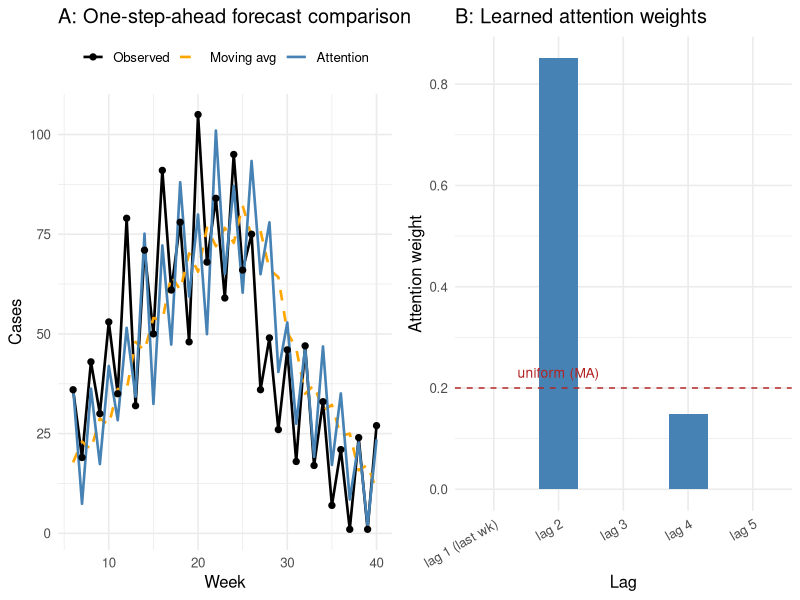

This chart was generated by the following R code:
## ---- chunk 1
#| label: attn-data

set.seed(42)

n     <- 40
t_seq <- 1:n

# Slow-moving epidemic envelope (peaks at week 20)
envelope <- 70 * exp(-((t_seq - 20)^2) / 80) + 15

# 2-week alternating cycle: high/low weeks (reporting rhythm or incubation echo)
biweekly <- 15 * cos(pi * t_seq)   # +15 on odd weeks, -15 on even weeks

# Small AR(1) noise
noise <- numeric(n)
noise[1] <- rnorm(1, 0, 7)
for (t in 2:n) noise[t] <- 0.20 * noise[t - 1] + rnorm(1, 0, 7)

cases <- pmax(1, round(envelope + biweekly + noise))

k <- 5   # look-back window

# Sliding-window dataset: col 1 = lag 1 (most recent), col k = lag k (oldest)
n_pred <- length(cases) - k
X_mat  <- do.call(rbind, lapply(
  (k + 1):length(cases),
  function(i) rev(cases[(i - k):(i - 1)])
))
y_vec  <- cases[(k + 1):length(cases)]

cat("Forecasting steps:", n_pred, "\n")
cat("Observed range:   ", min(cases), "–", max(cases), "cases/week\n")
## ---- chunk 2
#| label: attn-train

softmax <- function(alpha) {
  e <- exp(alpha - max(alpha))   # numerically stable
  e / sum(e)
}

# Loss: MSE between attention-weighted prediction and true next-week cases
loss_fn <- function(alpha) {
  w    <- softmax(alpha)
  pred <- as.vector(X_mat %*% w)
  mean((pred - y_vec)^2)
}

# Numerical gradient (central differences)
num_grad <- function(f, x, eps = 1e-6) {
  vapply(seq_along(x), function(j) {
    x1 <- x2 <- x
    x1[j] <- x1[j] + eps
    x2[j] <- x2[j] - eps
    (f(x1) - f(x2)) / (2 * eps)
  }, numeric(1))
}

# Gradient descent on alpha
alpha <- rep(0, k)   # start: uniform weights (= moving average)
lr    <- 0.08
for (iter in 1:3000) {
  alpha <- alpha - lr * num_grad(loss_fn, alpha)
}

w_learned <- softmax(alpha)

# Predictions
ma_pred   <- rowMeans(X_mat)                 # baseline: uniform MA
attn_pred <- as.vector(X_mat %*% w_learned)  # attention

# Evaluation
rmse_ma   <- sqrt(mean((ma_pred   - y_vec)^2))
rmse_attn <- sqrt(mean((attn_pred - y_vec)^2))

cat("Learned attention weights (lag 1 = last week, lag 5 = 5 weeks ago):\n")
cat(paste0("  lag ", seq_len(k), ": ", round(w_learned, 3)), sep = "\n")
cat("\nMoving average RMSE:", round(rmse_ma,   1), "\n")
cat("Attention RMSE:     ", round(rmse_attn, 1), "\n")
## ---- chunk 3
#| label: attn-plot
#| fig-cap: "Left: one-step-ahead forecasts. Attention (blue) tracks the epidemic curve more closely than the moving average (orange) by learning non-uniform lag weights. Right: learned attention weights. Lags 2 and 4 (the even lags, in-phase with the 2-week cycle) receive all the weight; lags 1, 3, and 5 (out-of-phase) receive zero. A fixed moving average wastes weight on the out-of-phase lags and is therefore a worse predictor."
#| fig-width: 10
#| fig-height: 4

library(ggplot2)

week_idx <- (k + 1):length(cases)

df_pred <- data.frame(
  week    = rep(week_idx, 3),
  cases   = c(y_vec, ma_pred, attn_pred),
  model   = rep(c("Observed", "Moving avg", "Attention"),
                each = n_pred)
)
df_pred$model <- factor(df_pred$model,
  levels = c("Observed", "Moving avg", "Attention"))

p_pred <- ggplot(df_pred, aes(x = week, y = cases,
                               colour = model, linetype = model)) +
  geom_line(linewidth = 0.9) +
  geom_point(data = subset(df_pred, model == "Observed"),
             size = 1.8) +
  scale_colour_manual(values = c("Observed"    = "black",
                                  "Moving avg"  = "orange",
                                  "Attention"   = "steelblue"),
                      name = NULL) +
  scale_linetype_manual(values = c("Observed"   = "solid",
                                    "Moving avg" = "dashed",
                                    "Attention"  = "solid"),
                        name = NULL) +
  labs(x = "Week", y = "Cases",
       title = "A: One-step-ahead forecast comparison") +
  theme_minimal(base_size = 12) +
  theme(legend.position = "top")

lag_labels <- paste0("lag ", seq_len(k),
                     c(" (last wk)", rep("", k - 1)))
df_weights <- data.frame(
  lag    = factor(lag_labels, levels = lag_labels),
  weight = w_learned
)

p_weights <- ggplot(df_weights, aes(x = lag, y = weight)) +
  geom_col(fill = "steelblue", width = 0.6) +
  geom_hline(yintercept = 1 / k, linetype = "dashed", colour = "firebrick") +
  annotate("text", x = 2, y = 1 / k + 0.03,
           label = "uniform (MA)", colour = "firebrick", size = 3.5) +
  labs(x = "Lag", y = "Attention weight",
       title = "B: Learned attention weights") +
  theme_minimal(base_size = 12) +
  theme(axis.text.x = element_text(angle = 30, hjust = 1))

gridExtra_available <- requireNamespace("gridExtra", quietly = TRUE)
if (gridExtra_available) {
  gridExtra::grid.arrange(p_pred, p_weights, ncol = 2)
} else {
  print(p_pred)
  print(p_weights)
}
